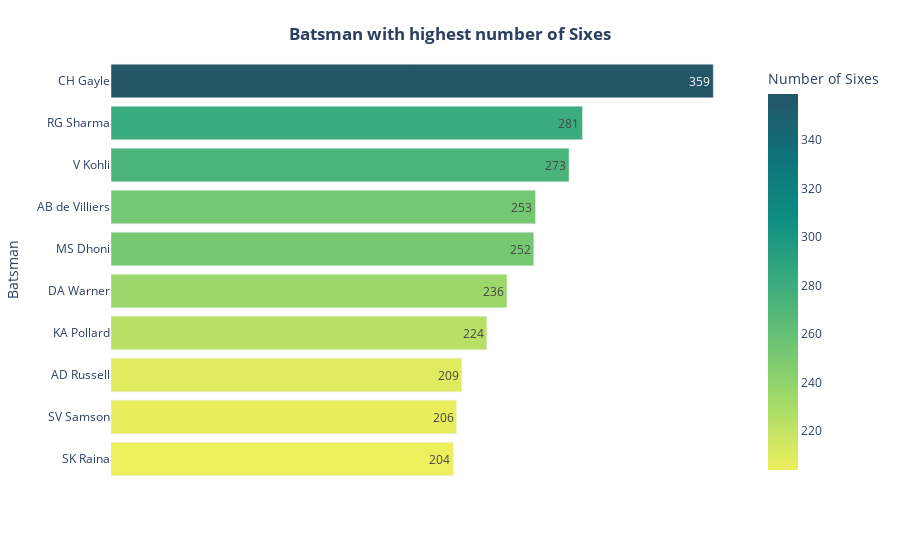

Here is the notebook cell this chart was saved with:
### Code cell
bs = bat_sixes.head(10)

fig = px.bar(bs[::-1],x='six_count',
             y='batter',
             labels={'six_count':'Number of Sixes',
                     'batter':'Batsman'},
            text_auto=True,
            color='six_count',
            color_continuous_scale=px.colors.sequential.Aggrnyl_r)

fig.update_layout(
    plot_bgcolor='white',
    xaxis=dict(visible=False),
    title=dict(
        text="Batsman with highest number of Sixes",
        x=0.5,
        y=0.95,
        font=dict(
            weight='bold'
        )
    )
    
)

### Figure 1 — Plotly figure (JSON) as saved in the notebook; plotly's stock layout.template omitted (floating-point values rounded to 4 significant figures)
{"data": [{"alignmentgroup": "True", "hovertemplate": "Number of Sixes=%{marker.color}<br>Batsman=%{y}<extra></extra>", "legendgroup": "", "marker": {"color": [204, 206, 209, 224, 236, 252, 253, 273, 281, 359], "coloraxis": "coloraxis", "pattern": {"shape": ""}}, "name": "", "offsetgroup": "", "orientation": "h", "showlegend": false, "textposition": "auto", "texttemplate": "%{x}", "type": "bar", "x": [204, 206, 209, 224, 236, 252, 253, 273, 281, 359], "xaxis": "x", "y": ["SK Raina", "SV Samson", "AD Russell", "KA Pollard", "DA Warner", "MS Dhoni", "AB de Villiers", "V Kohli", "RG Sharma", "CH Gayle"], "yaxis": "y"}], "layout": {"barmode": "relative", "coloraxis": {"colorbar": {"title": {"text": "Number of Sixes"}}, "colorscale": [[0, "rgb(237, 239, 93)"], [0.1667, "rgb(169, 220, 103)"], [0.3333, "rgb(110, 197, 116)"], [0.5, "rgb(57, 171, 126)"], [0.6667, "rgb(13, 143, 129)"], [0.8333, "rgb(15, 114, 121)"], [1, "rgb(36, 86, 104)"]]}, "legend": {"tracegroupgap": 0}, "margin": {"t": 60}, "plot_bgcolor": "white", "title": {"font": {"weight": "bold"}, "text": "Batsman with highest number of Sixes", "x": 0.5, "y": 0.95}, "xaxis": {"anchor": "y", "domain": [0, 1], "title": {"text": "Number of Sixes"}, "visible": false}, "yaxis": {"anchor": "x", "domain": [0, 1], "title": {"text": "Batsman"}}}}
